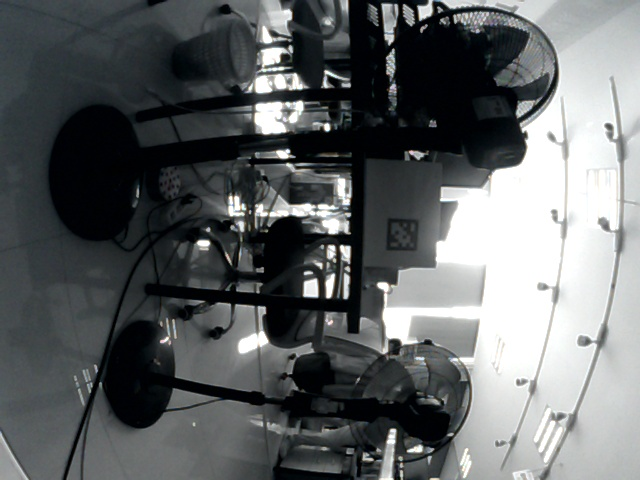
//> input picture h_test/config/image/apriltag_1.jpg, 640 x 480 px, given in place of the camera
$ ./depth_test_data   (built with g++ and OpenCV 4)
//> lines starting //> are read from the running program, lines starting //| are printed output that depends on the picture; after the words box and inside, x2 and y2 are one past the last pixel; in counts of white or black regions, pixels touching at a corner belong together
#include <opencv2/core/core.hpp>
#include <opencv2/highgui/highgui.hpp>
#include <opencv2/imgproc/imgproc.hpp>
#include <iostream>
#include <opencv2/calib3d.hpp>
#include <sstream>
#include <math.h>
#include <opencv2/opencv.hpp>
#include <cvaux.hpp>
#include "cvaux.h"
#include "cxcore.h"
#include <opencv2/calib3d.hpp>
#include <opencv2/calib3d/calib3d.hpp>
#include <opencv2/imgproc/imgproc.hpp>
#include <malloc.h>
#include <stdlib.h>
#include <stdio.h>
#include <string.h>


using namespace cv;
using namespace std;


enum { STEREO_BM = 0, STEREO_SGBM = 1, STEREO_HH = 2, STEREO_VAR = 3, STEREO_3WAY = 4 };
const int imageWidth = 640;                             //摄像头的分辨率
const int imageHeight = 480;
Size imageSize = Size(imageWidth, imageHeight);

Mat rgbImageL, re_gray_ImageL;
Mat rgbImageR, re_gray_ImageR;
Mat rectifyImageL, rectifyImageR;

Rect validROIL;      //图像校正之后，会对图像进行裁剪，这里的validROI就是指裁剪之后的区域
Rect validROIR;

Mat mapLx, mapLy, mapRx, mapRy;     //映射表
Mat Rl, Rr, Pl, Pr, Q;              //校正旋转矩阵R，投影矩阵P 重投影矩阵Q
Mat xyz;              //三维坐标

Point origin;         //鼠标按下的起始点
Rect selection;      //定义矩形选框
bool selectObject = false;    //是否选择对象

int blockSize = 0, uniquenessRatio =0, numDisparities=0;
Ptr<StereoBM> bm = StereoBM::create(16, 9);
Ptr<cv::StereoSGBM> sgbm = StereoSGBM::create(0, 16, 3);


Mat cameraMatrixL = (Mat_<double>(3, 3) << 451.397948, 0.000000, 343.062759, 0.000000, 452.928396, 245.413853, 0.000000, 0.000000, 1.000000);
Mat distCoeffL = (Mat_<double>(5, 1) << -0.037532, 0.078008, 0.011118, 0.007897, 0.000000);

Mat cameraMatrixR = (Mat_<double>(3, 3) << 449.200066, 0.000000, 339.672170, 0.000000, 450.243455, 253.448507, 0.000000, 0.000000, 1.000000);
Mat distCoeffR = (Mat_<double>(5, 1) << -0.051695, 0.079776, 0.008636, 0.002605, 0.000000);

Mat T = (Mat_<double>(3, 1) << 204.081451656473,0,0);//T平移向量
//Mat rec = (Mat_<double>(3, 1) << -0.00306, -0.03207, 0.00206);//rec旋转向量
Mat R = (Mat_<double>(3, 3) << 0.998453237208844,0.0279672732036317,0.0480516881777589,
                                -0.0298684171587964,0.998780442220761,0.0393129227319578,
                                -0.0468936111171582,-0.0406873428335421,0.998070903979040);    //R 旋转矩阵

Mat ros_Pl = (Mat_<double>(3, 3) << 499.706886, 0.000000, 302.546371, 0.000000, 499.706886, 253.744099, 0.000000, 0.000000, 1.000000);
Mat ros_Rl = (Mat_<double>(3, 3) << 0.996106, -0.007852, 0.087808, 0.008688, 0.999921 ,-0.009136, -0.087730 ,0.009863, 0.996095);
Mat ros_Rr = (Mat_<double>(3, 3) << 0.999278, 0.011858, 0.036098, -0.012201, 0.999882 ,0.009290, -0.035983 ,-0.009724, 0.999305);

void insertDepth32f(cv::Mat& depth)
{

    const int width = depth.cols;
    const int height = depth.rows;
    uchar* data = (uchar*)depth.data;
    cv::Mat integralMap = cv::Mat::zeros(height, width, CV_64F);
    cv::Mat ptsMap = cv::Mat::zeros(height, width, CV_32S);
    double* integral = (double*)integralMap.data;
    int* ptsIntegral = (int*)ptsMap.data;
    memset(integral, 0, sizeof(double) * width * height);
    memset(ptsIntegral, 0, sizeof(int) * width * height);
    for (int i = 0; i < height; ++i)
    {
        int id1 = i * width;
        for (int j = 0; j < width; ++j)
        {
            int id2 = id1 + j;
            if (data[id2] > 1e-3)
            {
                integral[id2] = data[id2];
                ptsIntegral[id2] = 1;
            }
        }
    }
    // 积分区间
    for (int i = 0; i < height; ++i)
    {
        int id1 = i * width;
        for (int j = 1; j < width; ++j)
        {
            int id2 = id1 + j;
            integral[id2] += integral[id2 - 1];
            ptsIntegral[id2] += ptsIntegral[id2 - 1];
        }
    }
    for (int i = 1; i < height; ++i)
    {
        int id1 = i * width;
        for (int j = 0; j < width; ++j)
        {
            int id2 = id1 + j;
            integral[id2] += integral[id2 - width];
            ptsIntegral[id2] += ptsIntegral[id2 - width];
        }
    }
    int wnd;
    double dWnd = 2;
    while (dWnd > 1)
    {
        wnd = int(dWnd);
        dWnd /= 2;
        for (int i = 0; i < height; ++i)
        {
            int id1 = i * width;
            for (int j = 0; j < width; ++j)
            {
                int id2 = id1 + j;
                int left = j - wnd - 1;
                int right = j + wnd;
                int top = i - wnd - 1;
                int bot = i + wnd;
                left = max(0, left);
                right = min(right, width - 1);
                top = max(0, top);
                bot = min(bot, height - 1);
                int dx = right - left;
                int dy = (bot - top) * width;
                int idLeftTop = top * width + left;
                int idRightTop = idLeftTop + dx;
                int idLeftBot = idLeftTop + dy;
                int idRightBot = idLeftBot + dx;
                int ptsCnt = ptsIntegral[idRightBot] + ptsIntegral[idLeftTop] - (ptsIntegral[idLeftBot] + ptsIntegral[idRightTop]);
                double sumGray = integral[idRightBot] + integral[idLeftTop] - (integral[idLeftBot] + integral[idRightTop]);
                if (ptsCnt <= 0)
                {
                    continue;
                }
                data[id2] = uchar(sumGray / ptsCnt);
            }
        }
        int s = wnd / 2 * 2 + 1;
        if (s > 201)
        {
            s = 201;
        }
        cv::GaussianBlur(depth, depth, cv::Size(s, s), 0, 0);
    }
}


// [135 lines left out: functions disp2Depth, stereo_match, stereo_match_sgbm, sgbm_depth, not called in this run]


/*****描述：鼠标操作回调*****/
// [24 lines left out: function onMouse, not called in this run]


int main(int argc, char** argv)
{
	initUndistortRectifyMap(cameraMatrixL, distCoeffL, ros_Rl, ros_Pl, imageSize, CV_32FC1, mapLx, mapLy);
	initUndistortRectifyMap(cameraMatrixR, distCoeffR, ros_Rr, ros_Pl, imageSize, CV_32FC1, mapRx, mapRy);
	VideoCapture cap_L(1);
	VideoCapture cap_R(2);
	//Mat rgbImageL = imread("/home/reid/disp_result/img_L_0.jpg");
	//Mat rgbImageR = imread("/home/reid/disp_result/img_R_0.jpg");
	//int height = rgbImageL.rows;
	//int width = rgbImageL.cols;

	cout << "rgbImageR.cols is :" << rgbImageR.cols << endl;
	cout << "rgbImageR.rows is :" << rgbImageR.rows << endl;
	cout << "rgbImageR.depth is :" << rgbImageR.depth() << endl;
	cout << "rgbImageR.tpye is :" << rgbImageR.type() << endl;
	cout << "rgbImageR.channels is :" << rgbImageR.channels() << endl;
	//Mat rgbImageL,rgbImageR;
	for(;;)
	{
		/*
		for(int row=0; row < height; row++)
		{
        		const uchar *ptr = img.ptr(row);
			for(int col=0; col < width; col++)
			{
            		// const uchar *uc_pixel = ptr;
            		// int a = uc_pixel[0];
            // int b = uc_pixel[1];
            // int c = uc_pixel[2];
            // 不使用中间指针
            			//int a = ptr[0];
				//int b = ptr[1];
				//int c = ptr[2];
            			//sum += a + b + c;
            			//ptr += 3;
				cout<< ptr[
			}
		}

		*/
		/*
		for (int i = 0; i < height; i++)
		{
			Vec3b *p = rgbImageR.ptr<Vec3b>(i);
			for (int j = 0; j < width; j++)
			{
			//取出图片第i行第j列的像素

				cout << p[j][0]<< p[j][1] << p[j][2] << endls;
                        //当为单通道图片时，直接用p[0]访问

				//if (i == j)  //当i=j时 将像素赋值为红色
				//{
				//	p[0] = 0;
				//	p[1] = 0;
				//	p[2] = 255;
				//}

			}
		}
			*/
		cap_L >> rgbImageL;
//> rgbImageL is the input picture: 480 rows x 640 cols, CV_8UC3; mean B, G, R 100.9, 99.8, 96.5
		cap_R >> rgbImageR;
		//rgbImageL.row(90).setTo(Scalar(0 , 0 , 255)) ;//设定第i行数据
		//rgbImageL.col(240).setTo(Scalar(0 , 0 , 255)) ;//设定第i列数据
		imshow("rgb_L",rgbImageL);
		imshow("rgb_R",rgbImageR);
		int height = rgbImageL.rows;
		int width = rgbImageL.cols;

		remap(rgbImageL, rectifyImageL, mapLx, mapLy, CV_INTER_LINEAR);
		remap(rgbImageR, rectifyImageR, mapRx, mapRy, CV_INTER_LINEAR);
		//cout << "rgbImageR.cols is :" << rgbImageR.cols << endl;
		//cout << "rgbImageR.rows is :" << rgbImageR.rows << endl;
		//cout << "rgbImageR.depth is :" << rgbImageR.depth() << endl;
		//cout << "rgbImageR.type is :" << rgbImageR.type() << endl;
		//cout << "rgbImageR.channels is :" << rgbImageR.channels() << endl;

		line(rectifyImageL, Point(220, 90), Point(260, 90), Scalar(0, 0, 255), 1, 8);
//> rectifyImageL: 480 rows x 640 cols, CV_8UC3; mean B, G, R 94.8, 93.7, 90.6
		line(rectifyImageL, Point(240, 70), Point(240, 110), Scalar(0, 0, 255), 1, 8);
//> rectifyImageL: 480 rows x 640 cols, CV_8UC3; mean B, G, R 94.8, 93.7, 90.7
		putText(rectifyImageL,"(240,90)",Point(247,85),FONT_HERSHEY_SIMPLEX,0.5,Scalar(0,0,255),1,8);
//> rectifyImageL: 480 rows x 640 cols, CV_8UC3; mean B, G, R 94.7, 93.6, 90.8

		line(rectifyImageR, Point(168, 90), Point(208, 90), Scalar(0, 0, 255), 1, 8);
//> rectifyImageR: 480 rows x 640 cols, CV_8UC3; mean B, G, R 99.8, 98.8, 95.9
		line(rectifyImageR, Point(188, 70), Point(188, 110), Scalar(0, 0, 255), 1, 8);
//> rectifyImageR: 480 rows x 640 cols, CV_8UC3; mean B, G, R 99.8, 98.8, 96
		putText(rectifyImageR,"(188,90)",Point(193,85),FONT_HERSHEY_SIMPLEX,0.5,Scalar(0,0,255),1,8);
//> rectifyImageR: 480 rows x 640 cols, CV_8UC3; mean B, G, R 99.7, 98.7, 96.1


		//line(rectifyImageL, Point(226, 454), Point(351, 454), Scalar(0, 0, 255), 1, 8);
		//line(rectifyImageL, Point(331, 434), Point(331, 474), Scalar(0, 0, 255), 1, 8);
		line(rectifyImageL, Point(313, 454), Point(353, 454), Scalar(0, 0, 255), 1, 8);
//> rectifyImageL: 480 rows x 640 cols, CV_8UC3; mean B, G, R 94.7, 93.6, 90.8
		line(rectifyImageL, Point(333, 434), Point(333, 474), Scalar(0, 0, 255), 1, 8);
//> rectifyImageL: 480 rows x 640 cols, CV_8UC3; mean B, G, R 94.7, 93.6, 90.8
		putText(rectifyImageL,"(333,454)",Point(339,448),FONT_HERSHEY_SIMPLEX,0.5,Scalar(0,0,255),1,8);
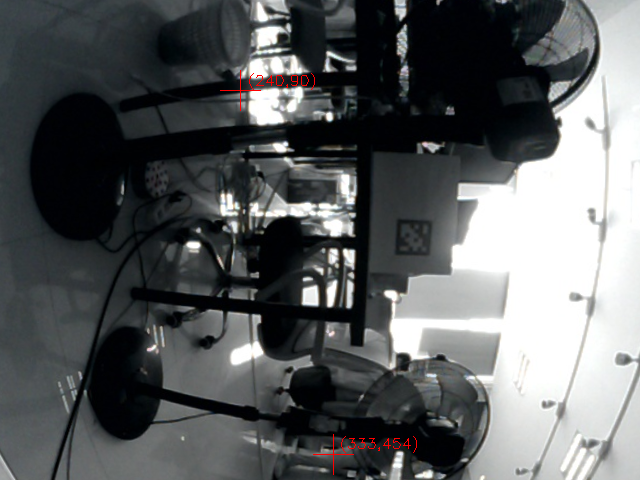
//> rectifyImageL: 480 rows x 640 cols, CV_8UC3; mean B, G, R 94.7, 93.6, 91

		line(rectifyImageR, Point(293, 454), Point(333, 454), Scalar(0, 0, 255), 1, 8);
//> rectifyImageR: 480 rows x 640 cols, CV_8UC3; mean B, G, R 99.7, 98.7, 96.1
		line(rectifyImageR, Point(313, 434), Point(313, 474), Scalar(0, 0, 255), 1, 8);
//> rectifyImageR: 480 rows x 640 cols, CV_8UC3; mean B, G, R 99.7, 98.7, 96.1
		putText(rectifyImageR,"(313,454)",Point(317,449),FONT_HERSHEY_SIMPLEX,0.5,Scalar(0,0,255),1,8);
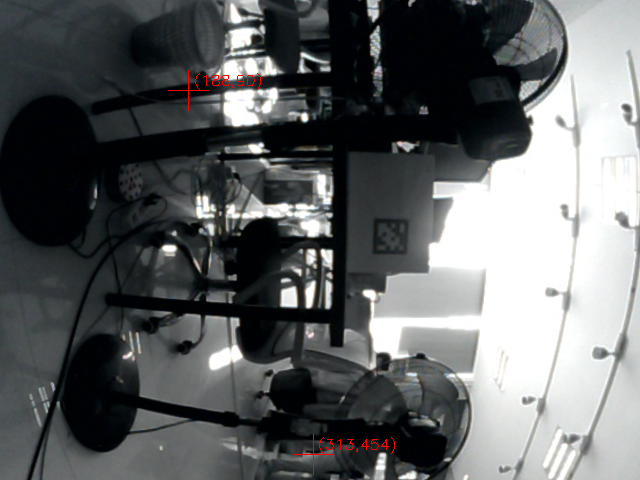
//> rectifyImageR: 480 rows x 640 cols, CV_8UC3; mean B, G, R 99.7, 98.7, 96.2

		line(rectifyImageL, Point(283, 460), Point(323, 460), Scalar(0, 0, 255), 1, 8);
//> rectifyImageL: 480 rows x 640 cols, CV_8UC3; 41 pixels changed, all inside (x1, y1, x2, y2) = (283, 460, 324, 461)
		line(rectifyImageL, Point(300, 440), Point(300, 480), Scalar(0, 0, 255), 1, 8);
//> rectifyImageL: 480 rows x 640 cols, CV_8UC3; mean B, G, R 94.7, 93.6, 91
		putText(rectifyImageL,"(300,460)",Point(200,455),FONT_HERSHEY_SIMPLEX,0.5,Scalar(0,0,255),1,8);
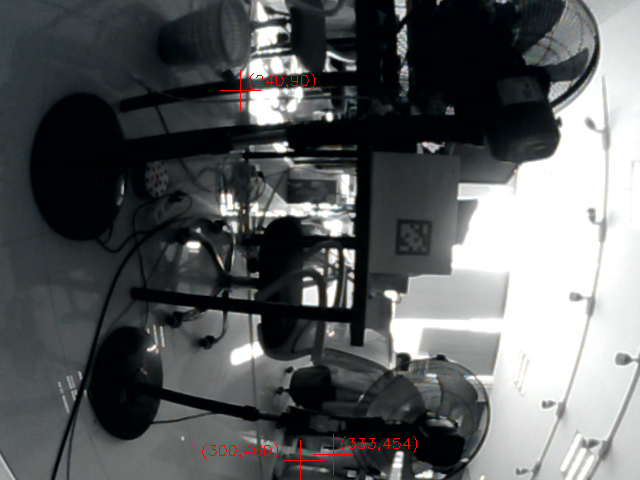
//> rectifyImageL: 480 rows x 640 cols, CV_8UC3; mean B, G, R 94.6, 93.5, 91.1

		line(rectifyImageR, Point(263, 460), Point(303, 460), Scalar(0, 0, 255), 1, 8);
//> rectifyImageR: 480 rows x 640 cols, CV_8UC3; 41 pixels changed, all inside (x1, y1, x2, y2) = (263, 460, 304, 461)
		line(rectifyImageR, Point(282, 440), Point(282, 480), Scalar(0, 0, 255), 1, 8);
//> rectifyImageR: 480 rows x 640 cols, CV_8UC3; mean B, G, R 99.7, 98.7, 96.3
		putText(rectifyImageR,"(282,460)",Point(200,455),FONT_HERSHEY_SIMPLEX,0.5,Scalar(0,0,255),1,8);
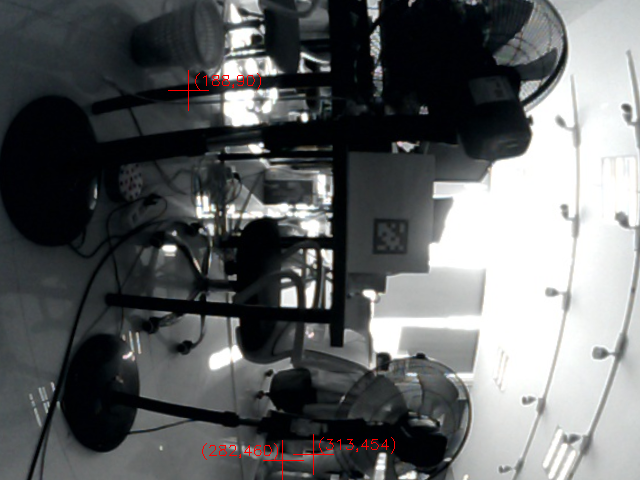
//> rectifyImageR: 480 rows x 640 cols, CV_8UC3; mean B, G, R 99.6, 98.6, 96.4
		//rectifyImageL.row(90).setTo(Scalar(0 , 0 , 255)) ;//设定第i行数据
		//rectifyImageL.col(240).setTo(Scalar(0 , 0 , 255)) ;//设定第i列数据
		//rectifyImageR.col(188).setTo(Scalar(0 , 0 , 255)) ;//设定第i列数据
		//rectifyImageR.row(90).setTo(Scalar(0 , 0 , 255)) ;//设定第i列数据
		//rectifyImageL.col(331).setTo(Scalar(0 , 0 , 255)) ;//设定第i列数据
		//rectifyImageL.row(454).setTo(Scalar(0 , 0 , 255)) ;//设定第i列数据

		//putText(rectifyImageL,"(246,454)",Point(252,450),FONT_HERSHEY_SIMPLEX,0.5,Scalar(0,0,255),1,8);
		//putText(rectifyImageR,"(188,90)",Point(193,85),FONT_HERSHEY_SIMPLEX,0.5,Scalar(0,0,255),1,8);
		imshow("L_RECTIFIED",rectifyImageL);
		imshow("R_RECTIFIED",rectifyImageR);

		enum { STEREO_BM = 0, STEREO_SGBM = 1, STEREO_HH = 2, STEREO_VAR = 3, STEREO_3WAY = 4 };
		int k =( rgbImageR.cols / 8) + 15;
		//cout << "k is :" << k <<endl;
     		int numberOfDisparities = ((rgbImageR.cols / 8) + 15) & -16;
		//cout << "numberOfDisparities is :" << numberOfDisparities <<endl;
    		cv::Ptr<cv::StereoSGBM> sgbm = cv::StereoSGBM::create(0, 16, 3);
    		sgbm->setPreFilterCap(63);
    		int SADWindowSize = 9;
    		int sgbmWinSize = SADWindowSize > 0 ? SADWindowSize : 3;
    		sgbm->setBlockSize(SADWindowSize);
    		int cn = rgbImageL.channels();
    		sgbm->setP1(8 * cn*sgbmWinSize*sgbmWinSize);
    		sgbm->setP2(32 * cn*sgbmWinSize*sgbmWinSize);
    		sgbm->setMinDisparity(0);
    		sgbm->setNumDisparities(numberOfDisparities);
    		sgbm->setUniquenessRatio(10);
    		sgbm->setSpeckleWindowSize(100);
    		sgbm->setSpeckleRange(32);
    		sgbm->setDisp12MaxDiff(1);

    		int alg = STEREO_SGBM;
    		if (alg == STEREO_HH)
        		sgbm->setMode(cv::StereoSGBM::MODE_HH);
    		else if (alg == STEREO_SGBM)
        		sgbm->setMode(cv::StereoSGBM::MODE_SGBM);
    		else if (alg == STEREO_3WAY)
        		sgbm->setMode(cv::StereoSGBM::MODE_SGBM_3WAY);
		Mat disp, disp8;
    		sgbm->compute(rectifyImageL, rectifyImageR, disp);
		cout << "[90,240] value is :" << disp.at<short>(90, 240)/16<< endl;
//| [90,240] value is :-1
		cout << "[454,333] value is :" << disp.at<short>(454, 333)/16<< endl;
//| [454,333] value is :14
		//cout << "[449,255] value is :" << disp.at<short>(449, 255)/16<< endl;
		cout << "[460,300] value is :" << disp.at<short>(460, 300)/16<< endl;
//| [460,300] value is :18
		//disp.row(90).setTo(0) ;//设定第i行数据
		//disp.col(240).setTo(0) ;//设定第i列数据
		//disp.row(454).setTo(0) ;//设定第i行数据
		//disp.col(331).setTo(0) ;//设定第i列数据

		cout << "disp.cols is :" << disp.cols << endl;
//| disp.cols is :640
		cout << "disp.rows is :" << disp.rows << endl;
//| disp.rows is :480
		cout << "disp.depth is :" << disp.depth() << endl;
//| disp.depth is :3
		cout << "disp.type is :" << disp.type() << endl;
//| disp.type is :3
		cout << "disp.channels is :" << disp.channels() << endl;
//| disp.channels is :1
		//imshow("disp",disp);
		//disp.convertTo(disp8, CV_32F, 1.0 / 16);                //除以16得到真实视差值
		Mat disp8U = Mat(disp.rows, disp.cols, CV_8UC1);       //显示
		normalize(disp, disp8U, 0, 255, NORM_MINMAX,CV_8UC1);
		line(disp8U, Point(220, 90), Point(260, 90), 0, 1, 8);
//> disp8U: 480 rows x 640 cols, CV_8UC1; min 0, max 255, mean 63.2
		line(disp8U, Point(240, 70), Point(240, 110), 0, 1, 8);
//> disp8U: 480 rows x 640 cols, CV_8UC1; min 0, max 255, mean 63.2

		line(disp8U, Point(313, 454), Point(353, 454), 255, 1, 8);
//> disp8U: 480 rows x 640 cols, CV_8UC1; min 0, max 255, mean 63.2
		line(disp8U, Point(333, 434), Point(333, 474), 255, 1, 8);
//> disp8U: 480 rows x 640 cols, CV_8UC1; min 0, max 255, mean 63.2


		line(disp8U, Point(283, 460), Point(323, 460), 255, 1, 8);
//> disp8U: 480 rows x 640 cols, CV_8UC1; min 0, max 255, mean 63.3
		line(disp8U, Point(300, 440), Point(300, 480), 255, 1, 8);
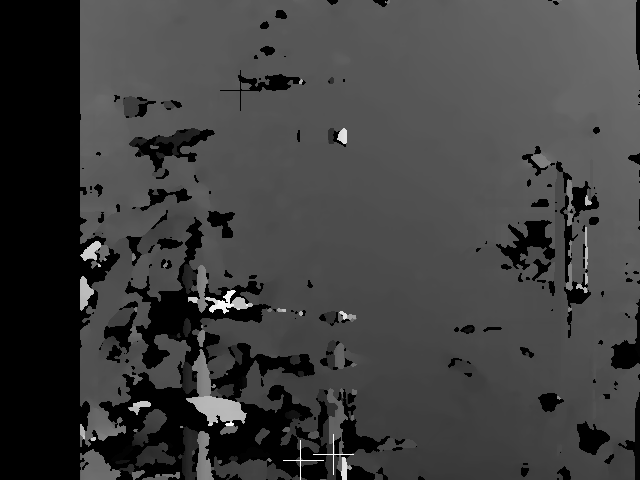
//> disp8U: 480 rows x 640 cols, CV_8UC1; min 0, max 255, mean 63.3
		//cout << "disp8U.cols is :" << disp8U.cols << endl;
		//cout << "disp8U.rows is :" << disp8U.rows << endl;
		//cout << "disp8U.depth is :" << disp8U.depth() << endl;
		//cout << "disp8U.type is :" << disp8U.type() << endl;
		//cout << "disp8U.channels is :" << disp8U.channels() << endl;
		//disp.convertTo(disp8, CV_8U, 255 / ((numDisparities * 16 + 16)*16.));//计算出的视差是CV_16S格式
		//disp.convertTo(dispU, CV_32F,255 / ((numDisparities * 16 + 16)*16.));
		//Mat disp;
		imshow("disp_normalized",disp8U);
		//Mat depth_fill;
		//disp8U.convertTo(depth_fill, CV_32F, 1, 0);
    		insertDepth32f(disp8U);
//> after the loop in insertDepth32f, `for (int i = 0; i < height; ++i)`:
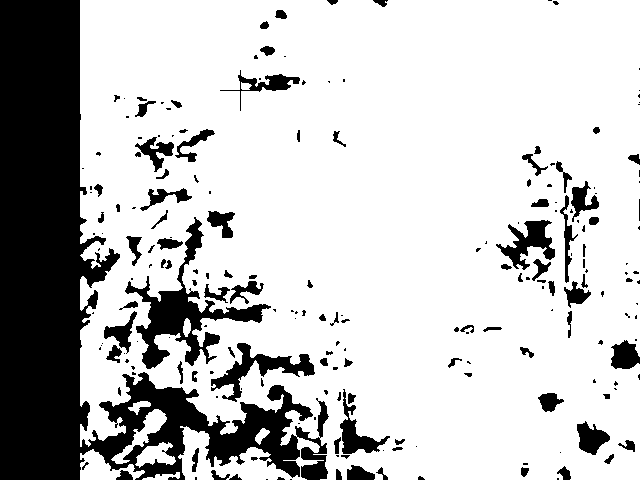
//> ptsMap: 480 rows x 640 cols, CV_32SC1; values 0 (black) and 1 (white), 76.8% white; 212 black regions (110 under 20 px), largest, box (x1, y1, x2, y2) and area: (0, 0, 329, 480) 50880, (125, 217, 271, 369) 4746, (211, 343, 315, 402) 1705
//> after the loop in insertDepth32f, `for (int i = 0; i < height; ++i)`:
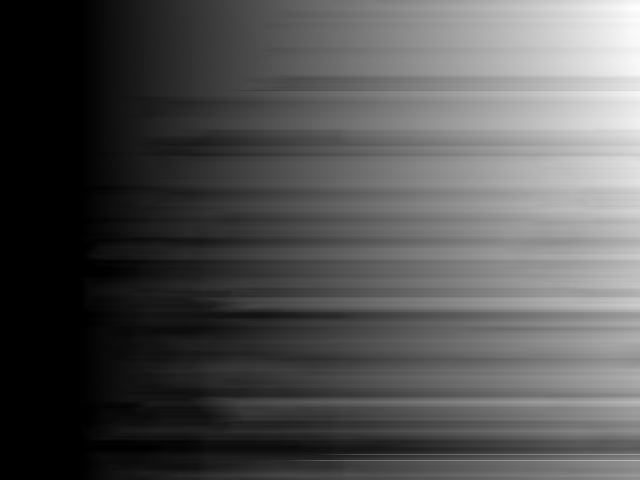
//> integralMap: 480 rows x 640 cols, CV_64FC1; min 0, max 52815, mean 17109.8; drawn with min black and max white
//> (the rest of the program and of its run is left out)
